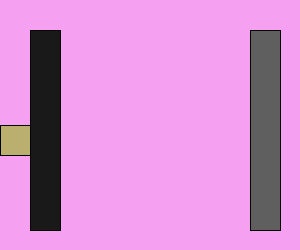
Frame 1 (no input)
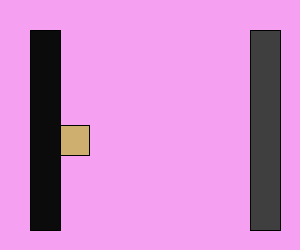
Frame 60 (the mouse pressed at the canvas centre just before this capture)
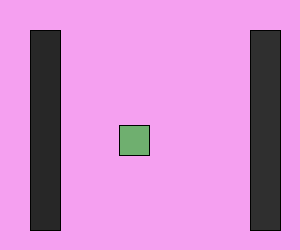
Frame 120 (the mouse held since frame 60 and released just before this capture)

The Processing sketch that drew these frames (run headless with seeded random() and noise(); from frame 60 on, the mouse is pressed at the canvas centre):

// Processing sketch: processing_166628
// ── processing_166628.pde

void setup() {  //setup function called initially, only once
  size(300, 250);
}
int i=0;

void draw() {  //draw function loops 
  background(245,160,240);
    fill(random(255),181,60,183);
    cuadrados(i,125,30,30);
     fill(random(100));
     cuadrados(30,30,30,200);
     fill(random(100));
     cuadrados(250,30,30,200);
     i=i+1;
     if (i>=250){
       i=0;
     }
}
void cuadrados(int x, int y, int a, int h){
   rect(x,y,a,h);
}
